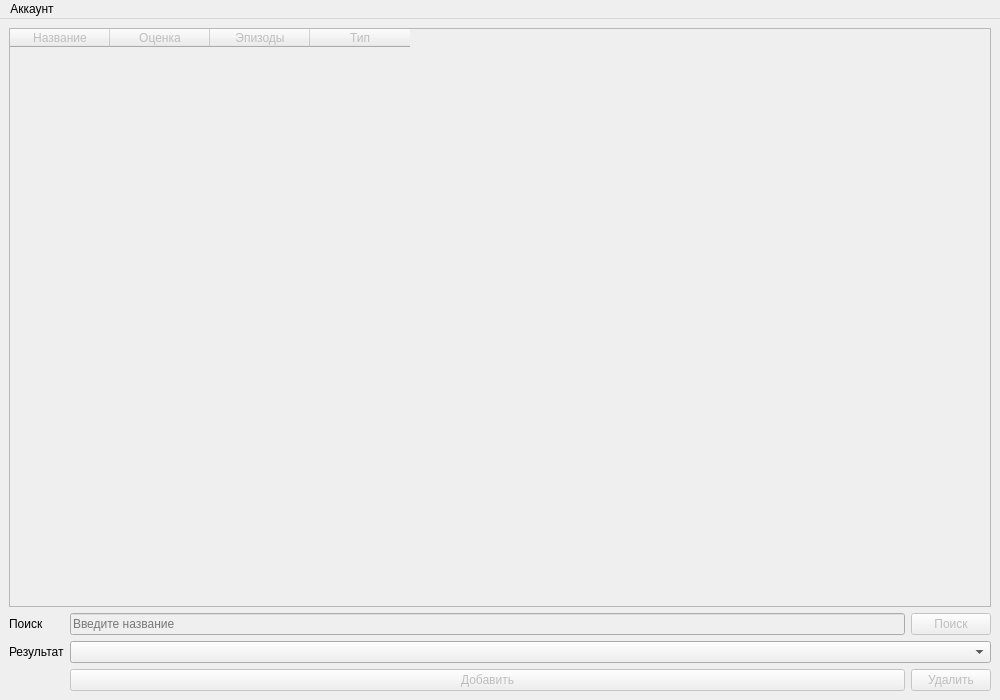
<?xml version="1.0" encoding="UTF-8"?>
<ui version="4.0">
 <class>MainWindow</class>
 <widget class="QMainWindow" name="MainWindow">
  <property name="geometry">
   <rect>
    <x>0</x>
    <y>0</y>
    <width>1000</width>
    <height>700</height>
   </rect>
  </property>
  <property name="windowTitle">
   <string>Шикимори</string>
  </property>
  <widget class="QWidget" name="centralwidget">
   <layout class="QGridLayout" name="gridLayout">
    <item row="0" column="0" colspan="3">
     <widget class="QTableWidget" name="tbl_rates">
      <property name="enabled">
       <bool>false</bool>
      </property>
      <column>
       <property name="text">
        <string>Название</string>
       </property>
      </column>
      <column>
       <property name="text">
        <string>Оценка</string>
       </property>
      </column>
      <column>
       <property name="text">
        <string>Эпизоды</string>
       </property>
      </column>
      <column>
       <property name="text">
        <string>Тип</string>
       </property>
      </column>
     </widget>
    </item>
    <item row="1" column="0">
     <widget class="QLabel" name="label">
      <property name="text">
       <string>Поиск</string>
      </property>
     </widget>
    </item>
    <item row="1" column="1">
     <widget class="QLineEdit" name="led_anime_search">
      <property name="enabled">
       <bool>false</bool>
      </property>
      <property name="placeholderText">
       <string>Введите название</string>
      </property>
     </widget>
    </item>
    <item row="1" column="2">
     <widget class="QPushButton" name="btn_search">
      <property name="enabled">
       <bool>false</bool>
      </property>
      <property name="text">
       <string>Поиск</string>
      </property>
     </widget>
    </item>
    <item row="2" column="0">
     <widget class="QLabel" name="label_2">
      <property name="text">
       <string>Результат</string>
      </property>
     </widget>
    </item>
    <item row="2" column="1" colspan="2">
     <widget class="QComboBox" name="cbx_anime_search">
      <property name="enabled">
       <bool>true</bool>
      </property>
     </widget>
    </item>
    <item row="3" column="1">
     <widget class="QPushButton" name="btn_add_rate">
      <property name="enabled">
       <bool>false</bool>
      </property>
      <property name="text">
       <string>Добавить</string>
      </property>
     </widget>
    </item>
    <item row="3" column="2">
     <widget class="QPushButton" name="btn_delete_rate">
      <property name="enabled">
       <bool>false</bool>
      </property>
      <property name="text">
       <string>Удалить</string>
      </property>
     </widget>
    </item>
   </layout>
  </widget>
  <widget class="QMenuBar" name="menubar">
   <property name="geometry">
    <rect>
     <x>0</x>
     <y>0</y>
     <width>1000</width>
     <height>26</height>
    </rect>
   </property>
   <widget class="QMenu" name="menu_account">
    <property name="title">
     <string>Аккаунт</string>
    </property>
    <addaction name="action_log_in"/>
    <addaction name="action_log_out"/>
   </widget>
   <addaction name="menu_account"/>
  </widget>
  <action name="action_log_in">
   <property name="text">
    <string>Войти</string>
   </property>
  </action>
  <action name="action_log_out">
   <property name="text">
    <string>Выйти</string>
   </property>
  </action>
 </widget>
 <resources/>
 <connections/>
</ui>
